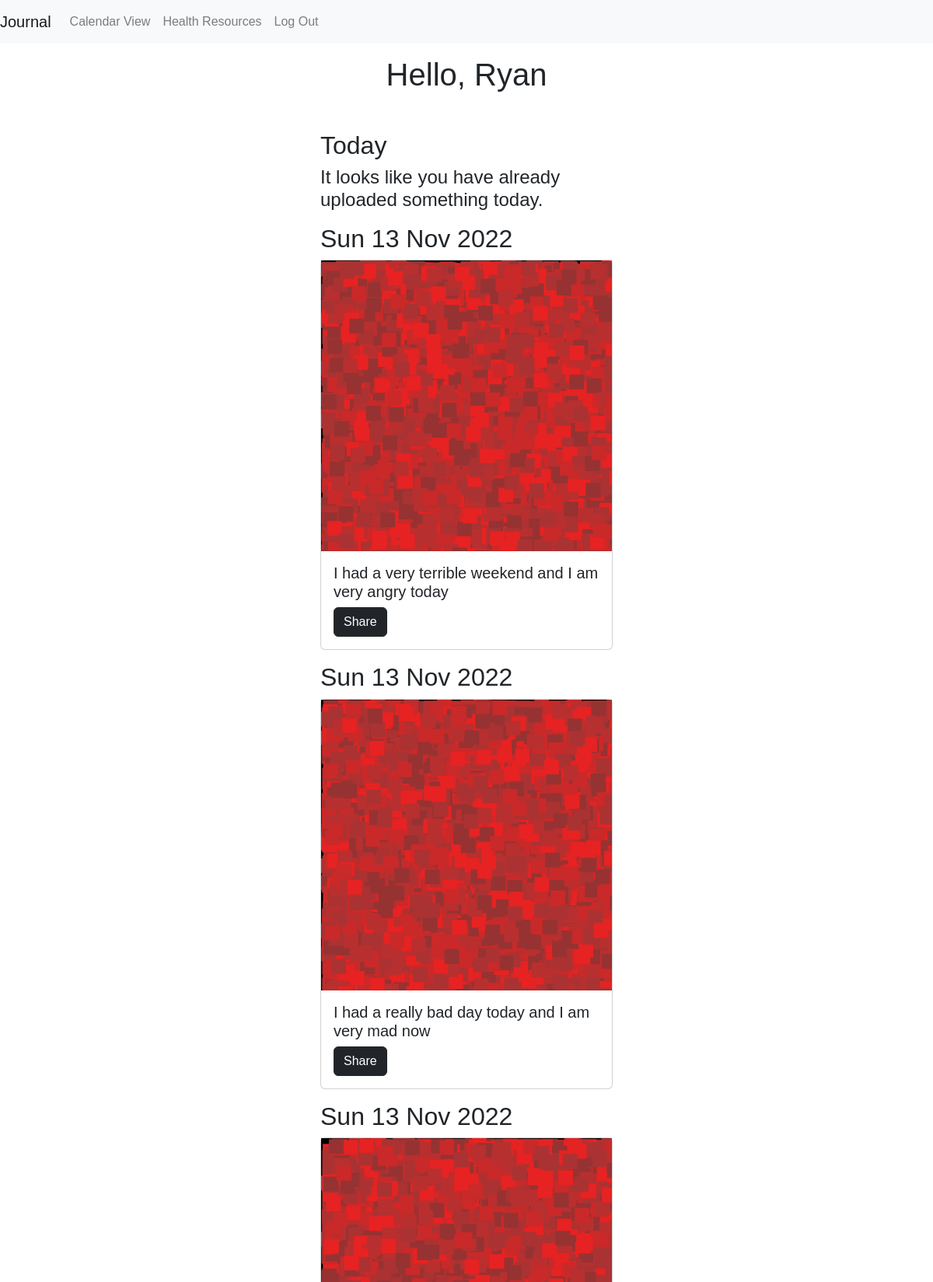
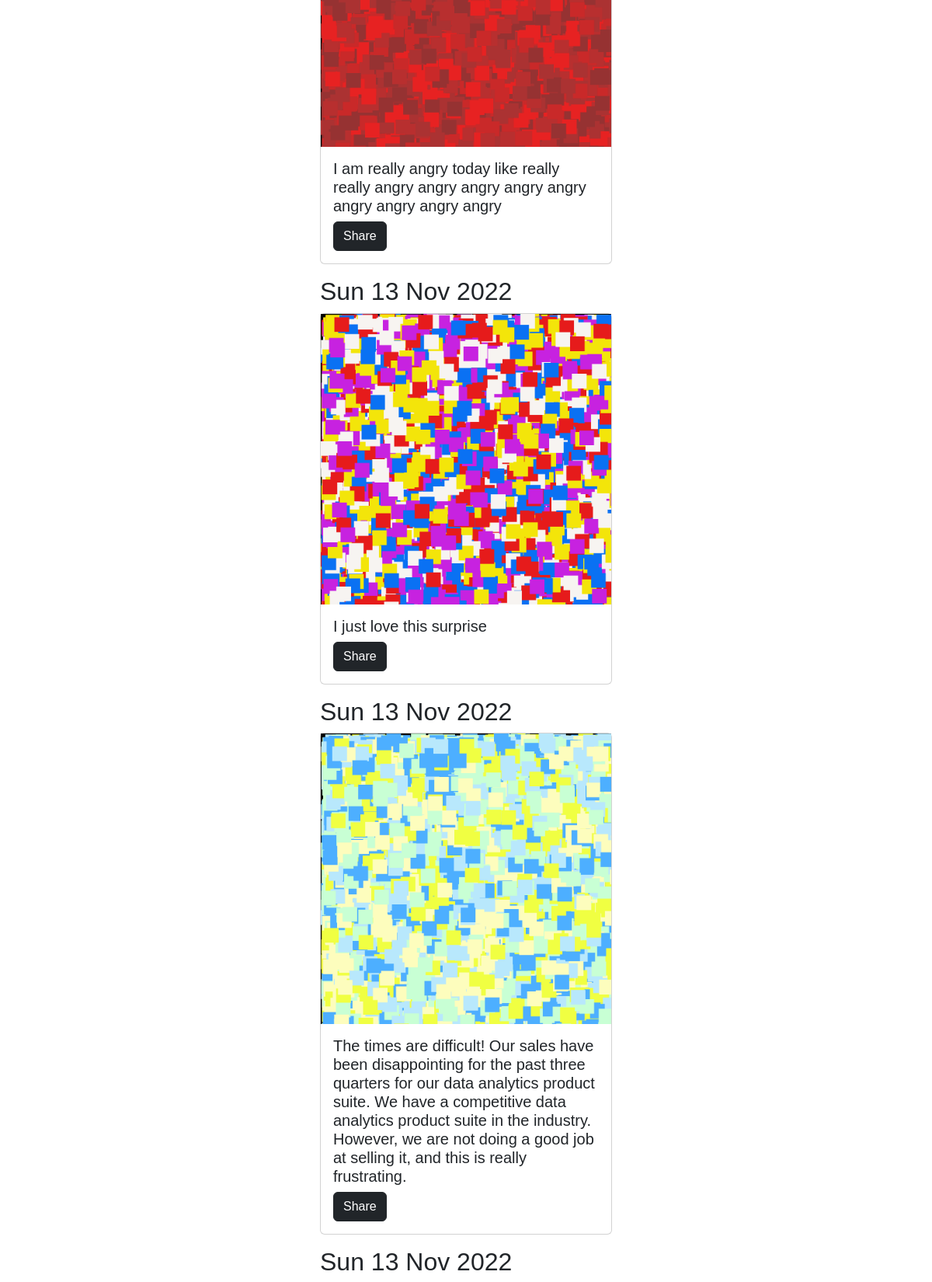
/ (signed in, upper part), run on the app's committed database (2 pictures, top to bottom).
### network/models.py (models this page shows, shortened)
class User(AbstractUser):
    pass

class Post(models.Model):
    content = models.CharField(max_length=1000)
    time = models.DateTimeField(default=timezone.now)
    owner = models.ForeignKey('User', on_delete=models.CASCADE, related_name="post_profile")
    sentiment = models.IntegerField()
    image = models.ImageField(default='default.png')

### network/views.py (the view)
# urls.py: path("", views.index, name="index"),
def index(request):
    user = request.user
    if (user.is_authenticated):
        if Post.objects.filter(owner=user).exists():
            all_posts = Post.objects.filter(owner=user).order_by('-time')
            if (all_posts.first().time == timezone.now):
                status = True
            else:
                status = False
            paginator = Paginator(all_posts, 10)
            page_number = request.GET.get('page')
            posts = paginator.get_page(page_number)
            return render(request, "network/index.html", {
                "form": CreatePost(),
                'posts': posts,
                'status': status
            })
        else:
            return render(request, "network/index.html", {
                "form": CreatePost(),
                'status': True
            })
    else:
        return render(request, "network/login.html")

### network/templates/network/index.html (shortened to what this page needs)
{% extends "network/layout.html" %}
{% load static %}
{%block script%}
    <link href="https://cdn.jsdelivr.net/npm/bootstrap@5.2.2/dist/css/bootstrap.min.css" rel="stylesheet">
{% endblock %}
{% block body %}
    <div class="container mt-3">
        <h1 class="text-center">Hello, {{user.username}} </h1>
    </div>
    <div class="container col-sm-4 mt-5">
    <h2>Today</h2>
    {% if status %}
        <h4>It looks like you haven't uploaded anything today.</h4>
        <form action="{% url 'create' %}" method = "POST">
        <div class="form-group">
                {% csrf_token %}
                {% comment %} <label for="exampleFormControlTextarea1">Label</label> {% endcomment %}
                <textarea class="form-control mt-3" name="postContent" rows="3"></textarea>
        </div>
        <button type="submit" value="Post" class="btn btn-dark rounded mt-3">Add to your journal</button>
        </form>
    {% else %}
        <h4>It looks like you have already uploaded something today.</h4>
    {% endif %}
    </div>
    {% for post in posts %}
    <div class="container col-sm-4 mt-3">
        <h2>{{ post.time|date:"D d M Y"}}</h2>
        <div class="card">
            <img src="{{ post.image.url }}">
            <div class="card-body">
                <h5><p class="card-text" id="content_{{post.id}}">{{ post.content }}</p></h5>
            <button type="button" class="btn btn-dark">Share</button>
            </div>
        </div>
    </div>
    {% endfor %}
{% endblock %}

### network/static/network/styles.css (style rules this page uses)
* { padding: 0; margin: 0; font-family: sans-serif; }
::placeholder { color: black; }

### data on the page
User: username "Ryan"
Post: time "Sun 13 Nov 2022", image (picture), content "I had a very terrible weekend and I am very angry today"
Post: time "Sun 13 Nov 2022", image (picture), content "I had a really bad day today and I am very mad now"
Post: time "Sun 13 Nov 2022", image (picture), content "I am really angry today like really really angry angry angry angry angry angry angry angry angry"
Post: time "Sun 13 Nov 2022", image (picture), content "I just love this surprise"
Post: time "Sun 13 Nov 2022", image (picture), content "The times are difficult! Our sales have been disappointing for the past three quarters for our data analytics product suite. We have a competitive data analytics product suite in the industry. However, we are not doing a good job at selling it, and this is really frustrating."
Post: time "Sun 13 Nov 2022"
